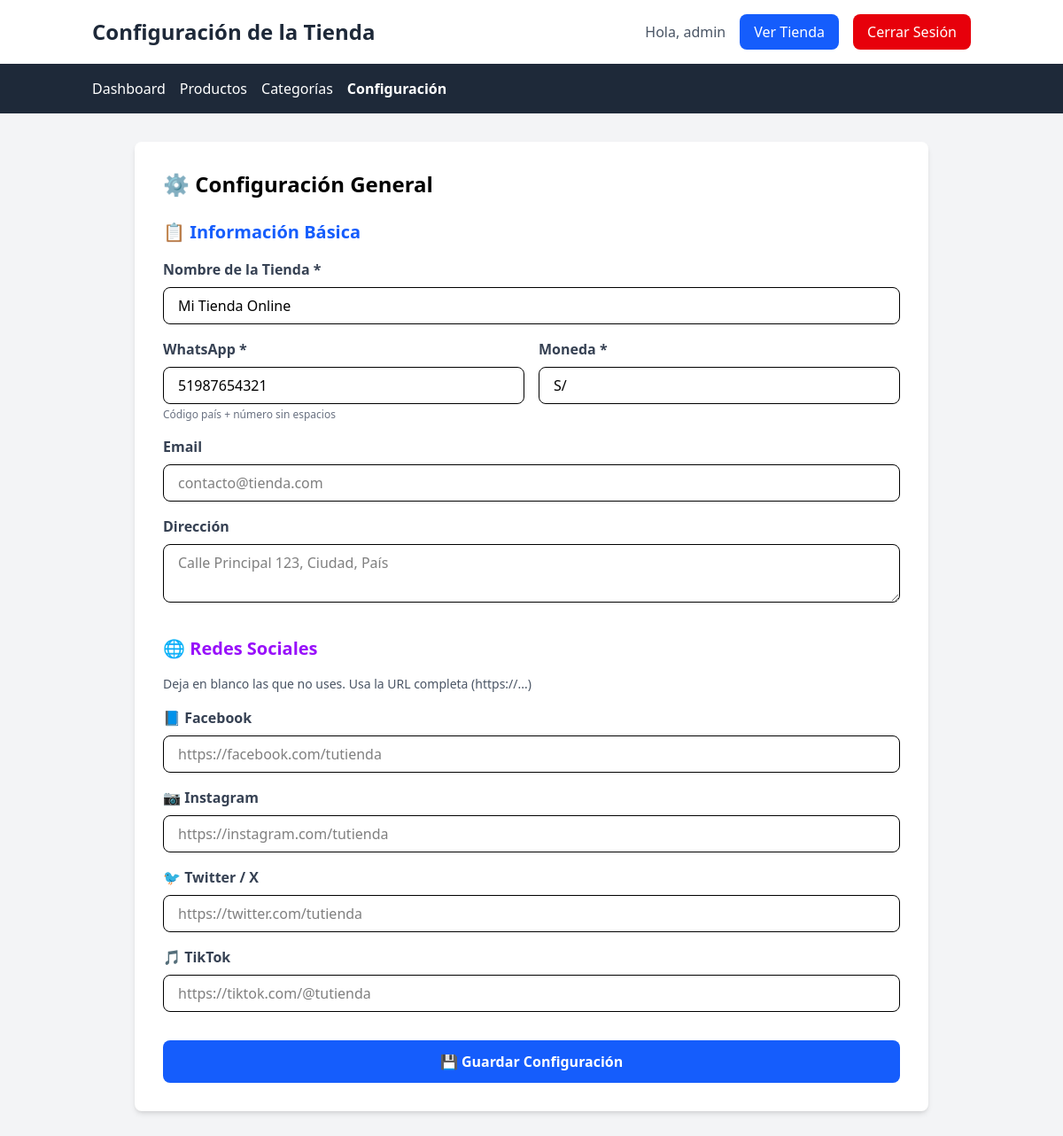
The app's page /admin/configuracion.php (signed in) with its own data.
### tables this page shows
CREATE TABLE IF NOT EXISTS configuracion (
    id INT PRIMARY KEY AUTO_INCREMENT,
    nombre_tienda VARCHAR(255) NOT NULL,
    whatsapp VARCHAR(20) NOT NULL,
    moneda VARCHAR(10) DEFAULT 'S/',
    created_at TIMESTAMP DEFAULT CURRENT_TIMESTAMP,
    updated_at TIMESTAMP DEFAULT CURRENT_TIMESTAMP ON UPDATE CURRENT_TIMESTAMP
);

### admin/configuracion.php (the view, shortened to what this page needs)
<?php
$conn = getConnection();
$config = $conn->query("SELECT * FROM configuracion LIMIT 1")->fetch_assoc();
?>
<!DOCTYPE html>
<html lang="es">
<head>
    <link rel="stylesheet" href="../assets/output.css">
</head>
<body class="bg-gray-100">
    <header class="bg-white shadow-md">
        <div class="container mx-auto px-4 py-4 flex justify-between items-center">
            <h1 class="text-2xl font-bold text-gray-800">Configuración de la Tienda</h1>
            <div class="flex items-center gap-4">
                <span class="text-gray-600">Hola, <?php echo $_SESSION['admin_username']; ?></span>
                <a href="../index.php" target="_blank" class="bg-blue-600 hover:bg-blue-700 text-white px-4 py-2 rounded-lg transition">
                    Ver Tienda
                </a>
                <a href="logout.php" class="bg-red-600 hover:bg-red-700 text-white px-4 py-2 rounded-lg transition">
                    Cerrar Sesión
                </a>
            </div>
        </div>
    </header>
    <nav class="bg-gray-800 text-white">
        <div class="container mx-auto px-4">
            <ul class="flex space-x-4 py-4">
                <li><a href="dashboard.php" class="hover:text-blue-400">Dashboard</a></li>
                <li><a href="productos.php" class="hover:text-blue-400">Productos</a></li>
                <li><a href="categorias.php" class="hover:text-blue-400">Categorías</a></li>
                <li><a href="configuracion.php" class="hover:text-blue-400 font-semibold">Configuración</a></li>
            </ul>
        </div>
    </nav>
    <main class="container mx-auto px-4 py-8">
        <div class="bg-white rounded-lg shadow-md p-8 max-w-4xl mx-auto">
            <h2 class="text-2xl font-bold mb-6">⚙️ Configuración General</h2>
            <form id="configForm">
                <div class="mb-8">
                    <h3 class="text-xl font-bold mb-4 text-blue-600">📋 Información Básica</h3>
                    <div class="mb-4">
                        <label class="block text-gray-700 font-semibold mb-2">Nombre de la Tienda *</label>
                        <input type="text" name="nombre_tienda" value="<?php echo htmlspecialchars($config['nombre_tienda']); ?>" required class="w-full px-4 py-2 border rounded-lg focus:outline-none focus:border-blue-500">
                    </div>
                    <div class="grid grid-cols-2 gap-4 mb-4">
                        <div>
                            <label class="block text-gray-700 font-semibold mb-2">WhatsApp *</label>
                            <input type="text" name="whatsapp" value="<?php echo htmlspecialchars($config['whatsapp']); ?>" required class="w-full px-4 py-2 border rounded-lg focus:outline-none focus:border-blue-500" placeholder="51987654321">
                            <p class="text-xs text-gray-500 mt-1">Código país + número sin espacios</p>
                        </div>
                        <div>
                            <label class="block text-gray-700 font-semibold mb-2">Moneda *</label>
                            <input type="text" name="moneda" value="<?php echo htmlspecialchars($config['moneda']); ?>" required class="w-full px-4 py-2 border rounded-lg focus:outline-none focus:border-blue-500" placeholder="S/">
                        </div>
                    </div>
                    <div class="mb-4">
                        <label class="block text-gray-700 font-semibold mb-2">Email</label>
                        <input type="email" name="email" value="<?php echo htmlspecialchars($config['email'] ?? ''); ?>" class="w-full px-4 py-2 border rounded-lg focus:outline-none focus:border-blue-500" placeholder="contacto@tienda.com">
                    </div>
                    <div class="mb-4">
                        <label class="block text-gray-700 font-semibold mb-2">Dirección</label>
                        <textarea name="direccion" rows="2" class="w-full px-4 py-2 border rounded-lg focus:outline-none focus:border-blue-500" placeholder="Calle Principal 123, Ciudad, País"><?php echo htmlspecialchars($config['direccion'] ?? ''); ?></textarea>
                    </div>
                </div>
                <div class="mb-8">
                    <h3 class="text-xl font-bold mb-4 text-purple-600">🌐 Redes Sociales</h3>
                    <p class="text-sm text-gray-600 mb-4">Deja en blanco las que no uses. Usa la URL completa (https://...)</p>
                    <div class="mb-4">
                        <label class="block text-gray-700 font-semibold mb-2">
                            <span class="text-blue-600">📘</span> Facebook
                        </label>
                        <input type="url" name="facebook" value="<?php echo htmlspecialchars($config['facebook'] ?? ''); ?>" class="w-full px-4 py-2 border rounded-lg focus:outline-none focus:border-blue-500" placeholder="https://facebook.com/tutienda">
                    </div>
                    <div class="mb-4">
                        <label class="block text-gray-700 font-semibold mb-2">
                            <span class="text-pink-500">📷</span> Instagram
                        </label>
                        <input type="url" name="instagram" value="<?php echo htmlspecialchars($config['instagram'] ?? ''); ?>" class="w-full px-4 py-2 border rounded-lg focus:outline-none focus:border-blue-500" placeholder="https://instagram.com/tutienda">
                    </div>
                    <div class="mb-4">
                        <label class="block text-gray-700 font-semibold mb-2">
                            <span class="text-blue-400">🐦</span> Twitter / X
                        </label>
                        <input type="url" name="twitter" value="<?php echo htmlspecialchars($config['twitter'] ?? ''); ?>" class="w-full px-4 py-2 border rounded-lg focus:outline-none focus:border-blue-500" placeholder="https://twitter.com/tutienda">
                    </div>
                    <div class="mb-4">
                        <label class="block text-gray-700 font-semibold mb-2">
                            <span>🎵</span> TikTok
                        </label>
                        <input type="url" name="tiktok" value="<?php echo htmlspecialchars($config['tiktok'] ?? ''); ?>" class="w-full px-4 py-2 border rounded-lg focus:outline-none focus:border-blue-500" placeholder="https://tiktok.com/@tutienda">
                    </div>
                </div>
                <div class="flex gap-4">
                    <button type="submit" class="flex-1 bg-blue-600 hover:bg-blue-700 text-white font-bold py-3 rounded-lg transition">
                        💾 Guardar Configuración
                    </button>
                </div>
            </form>
        </div>
    </main>
</body>
</html>

### records on screen
configuracion: nombre_tienda "Mi Tienda Online", whatsapp "51987654321", moneda "S/"

### other values on screen
$_SESSION['admin_username'] "admin"
